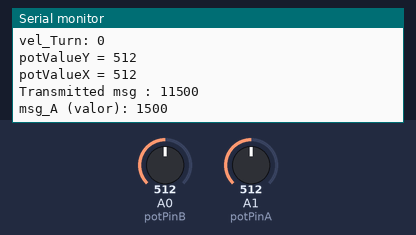
Simulated run of this sketch. Board: Arduino Uno, built with avr-gcc and run on an emulated ATmega328P. Shown: the last lines printed to the serial monitor. The inputs (shaded band) are chosen by the test bench; at power-on: A1 (potPinA) = 512, A0 (potPinB) = 512. No radio packets arrive unless stated.

Above: at 15.5 s.
15.6 s: A1 (potPinA) set to 104
At 15.84 s:
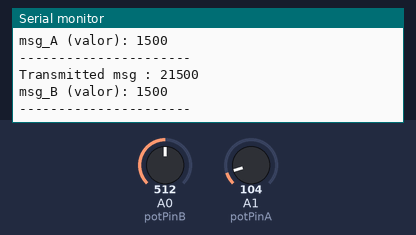
18.8 s: A1 (potPinA) set to 94
At 19.39 s:
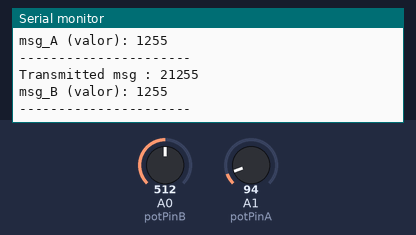
Timing chart, 0 to 21.3 s (numbered marks = the images above; inputs shaded):
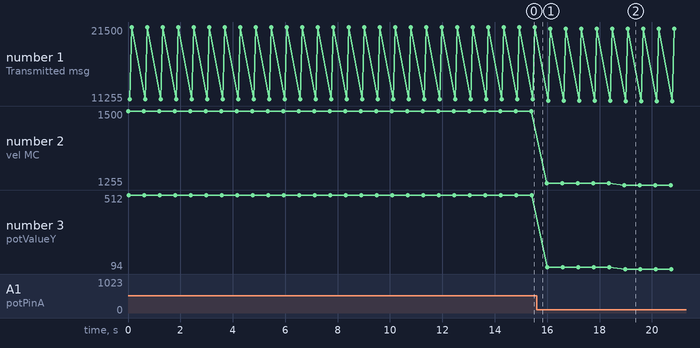

Measured:
- after the input at 18.8 s, the serial monitor: prints a new line after 0.14 s (image 2)
- plotted number 1: 21500 → 21260 after the input at 15.6 s, 21260 → 21255 after the input at 18.8 s
- plotted number 2: 1500 → 1260 after the input at 15.6 s, 1260 → 1255 after the input at 18.8 s
- plotted number 3: 512 → 104 after the input at 15.6 s, 104 → 94 after the input at 18.8 s

The sketch:

emissor_v2_V2.ino
```cpp
//Adding Libraries

#include <SPI.h>       // to handle the communication interface with the modem
#include <nRF24L01.h>  // to handle this particular modem driver
#include <RF24.h>      // the library which helps us to control the radio modem

RF24 radio(9, 10);                // Creating instance 'radio'  ( CE , CSN )   CE -> D9 | CSN -> D10
const byte Address[6] = "00001";  // Address to which data to be transmitted

const int potPinA = A1;
const int potPinB = A0;
int potValueY = 0;
int potValueX = 0;


int vel_MC;
int vel_Turn;

char msg, buffer[5];
int NBytes;
int dados;


void setup() {
  pinMode(potPinA, INPUT);
  pinMode(potPinB, INPUT);
  Serial.begin(9600);
  radio.begin();                   // Activate the modem
  radio.openWritingPipe(Address);  // Sets the address of transmitter to which program will send the data
  radio.setPALevel(RF24_PA_MIN);   //???
  radio.stopListening();           // Setting modem in transmission mode
}

void loop() {
  potValueY = analogRead(potPinA);

  if ((potValueY > 515) && (potValueY < 525)) {

    potValueY = 512;
  }

  potValueX = analogRead(potPinB);
//serial.print("potValueX")

  if ((potValueX > 445) && (potValueX < 455)) {

    potValueX = 512;
  }

  vel_MC = map(potValueY, 0, 1023, 1200, 1800);
  vel_Turn = map(potValueX, 0, 1023, -200, 200);

  Serial.print("vel_MC: ");
  Serial.println(vel_MC);

  Serial.print("vel_Turn: ");
  Serial.println(vel_Turn);

  Serial.print("potValueY = ");
  Serial.println(potValueY);

  Serial.print("potValueX = ");
  Serial.println(potValueX);

  dados = 10000 + vel_MC + vel_Turn;

  radio.write(&dados, sizeof(dados));  // Sending data over NRF 24L01
  Serial.print("Transmitted msg : ");
  Serial.println(dados);

  Serial.print("msg_A (valor): ");
  Serial.println(dados - 10000);
  Serial.println("----------------------");

  dados = 20000 + vel_MC - vel_Turn;

  radio.write(&dados, sizeof(dados));  // Sending data over NRF 24L01
  Serial.print("Transmitted msg : ");
  Serial.println(dados);

  Serial.print("msg_B (valor): ");
  Serial.println(dados - 20000);
  Serial.println("----------------------");

  if (Serial.available()) {

    msg = Serial.read();

    if (msg == 'A') {

      NBytes = Serial.readBytesUntil('\r\n', buffer, 5);

      dados = 10000 + atoi(buffer);

      radio.write(&dados, sizeof(dados));  // Sending data over NRF 24L01
      Serial.print("Transmitted msg : ");
      Serial.println(dados);

      Serial.print("msg_A (valor1): ");
      Serial.println(dados - 10000);
      Serial.println("----------------------");
    }

    if (msg == 'B') {

      NBytes = Serial.readBytesUntil('\r\n', buffer, 5);

      dados = 20000 + atoi(buffer);

      radio.write(&dados, sizeof(dados));  // Sending data over NRF 24L01
      Serial.print("Transmitted msg : ");
      Serial.println(dados);

      Serial.print("msg_B (valor2): ");
      Serial.println(dados - 20000);
      Serial.println("----------------------");
    }
  }
  delay (450);
}
```
